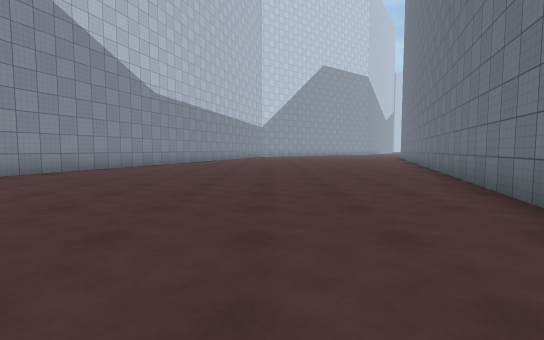
View 1 (above)

17 first-person views from a walk through a 3-D level made in the Unity game engine. The camera is 1.2 m above the floor, tilts 4° down and sees 85° across. The floor is counted in squares, 2 m on a side. Each view is taken from the middle of a square. On the plan, view 1 faces up. The plan holds only what a view shows up to about 9 squares ahead; the rest is blank. The place goes on beyond the plan. The player is left out. Surface patterns are stand-ins for the level's own textures.

View 2
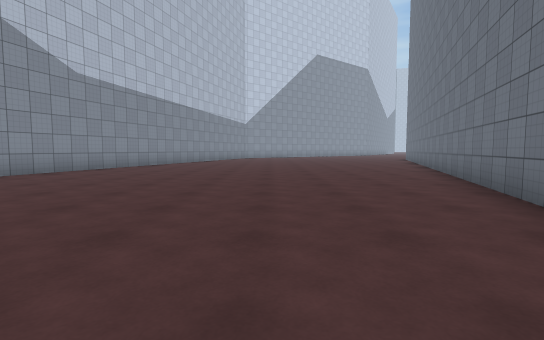

View 3
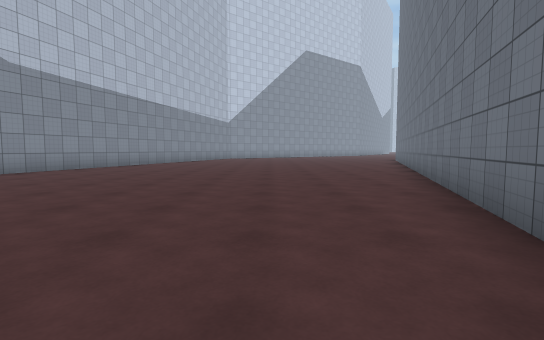

View 4
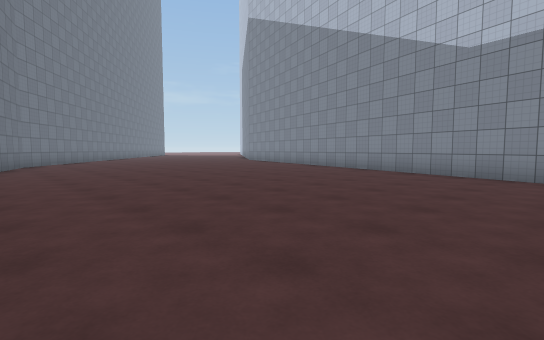

View 5
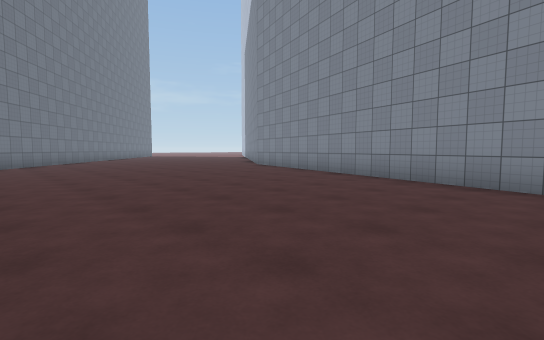

View 6
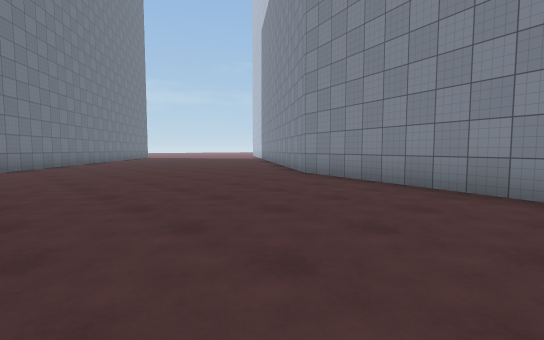

View 7
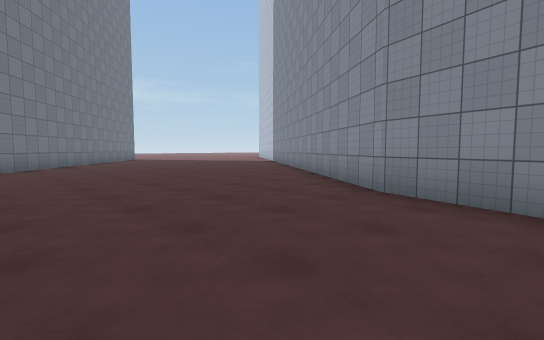

View 8
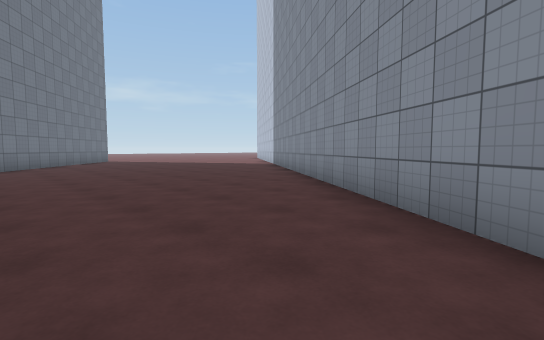

View 9
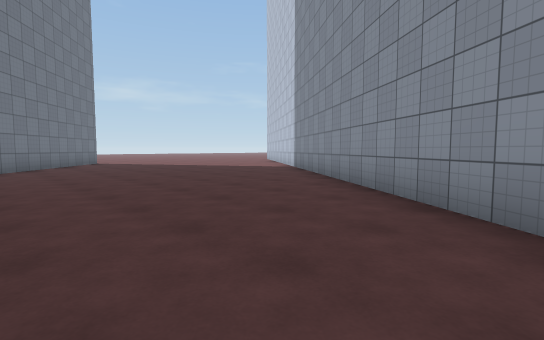

View 10
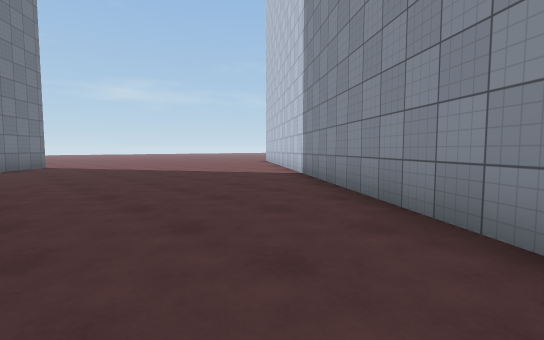

View 11
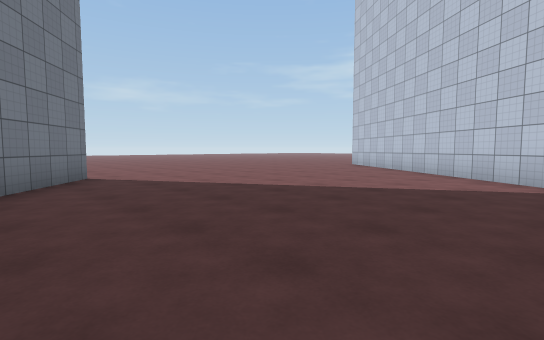

View 12
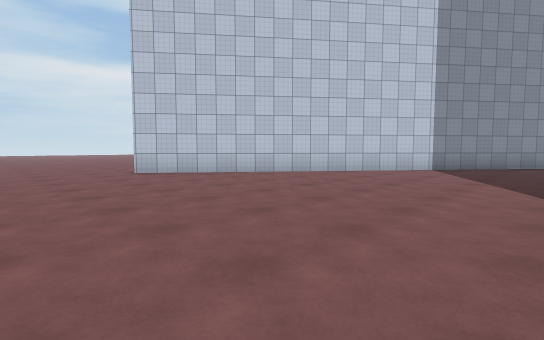

View 13
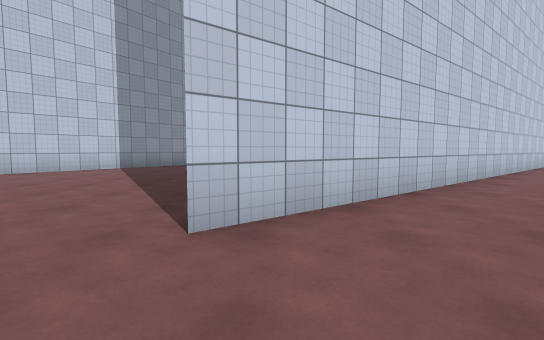

View 14
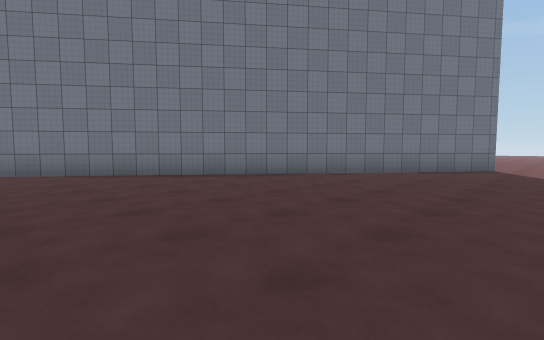

View 15
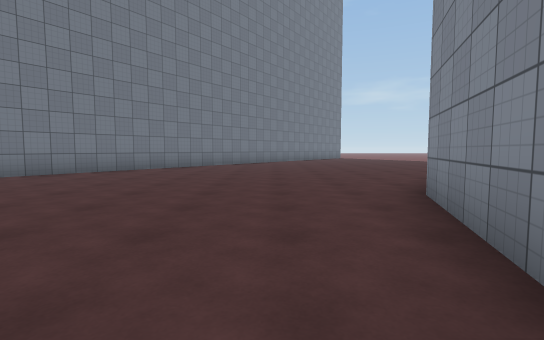

View 16
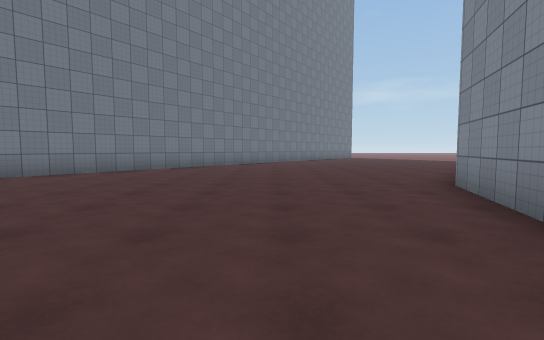

View 17
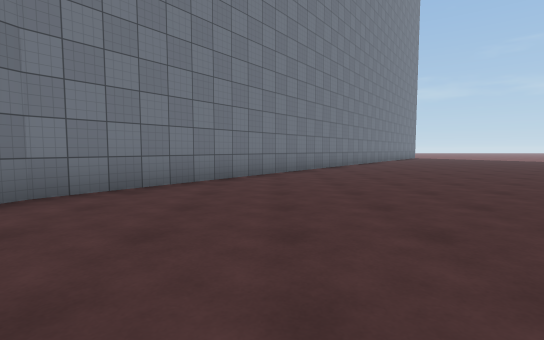

### Floor plan
Points are (right, up) in squares from view 1. A wall is a line through its corners. A room is listed if a view was taken in it or the views show most of it. See-through windows are left out.
Room 1 (views 1, 2, 3, 4, 5, 6, 7, 8, 9, 10, 11, 12, 13, 14, 15, 16, 17)
walls: (-10.6, -16) (1.9, 0.5) (6.3, 13.1); (-3.9, 13.1) (-8, 0.1) (-19.8, -15.2)
ways out: opening at (-19, -17); opening at (-10, -17.5)

Where each view was taken, in squares from view 1:
view 1: 0 up, 0 right, facing up
view 2: 3 up, 1 right, facing up
view 3: 4 up, 2 right, facing up
view 4: 13 up, 3 right, facing down-left
view 5: 9 up, 0 right, facing down-left
view 6: 5 up, 2 left, facing down-left
view 7: 2 up, 4 left, facing down-left
view 8: 0 up, 6 left, facing down-left
view 9: 2 down, 7 left, facing down-left
view 10: 4 down, 9 left, facing down-left
view 11: 9 down, 9 left, facing down-left
view 12: 18 down, 12 left, facing up-left
view 13: 18 down, 10 left, facing up
view 14: 6 down, 12 left, facing down-right
view 15: 4 up, 6 left, facing down
view 16: 5 up, 5 left, facing down
view 17: 4 up, 1 left, facing down
